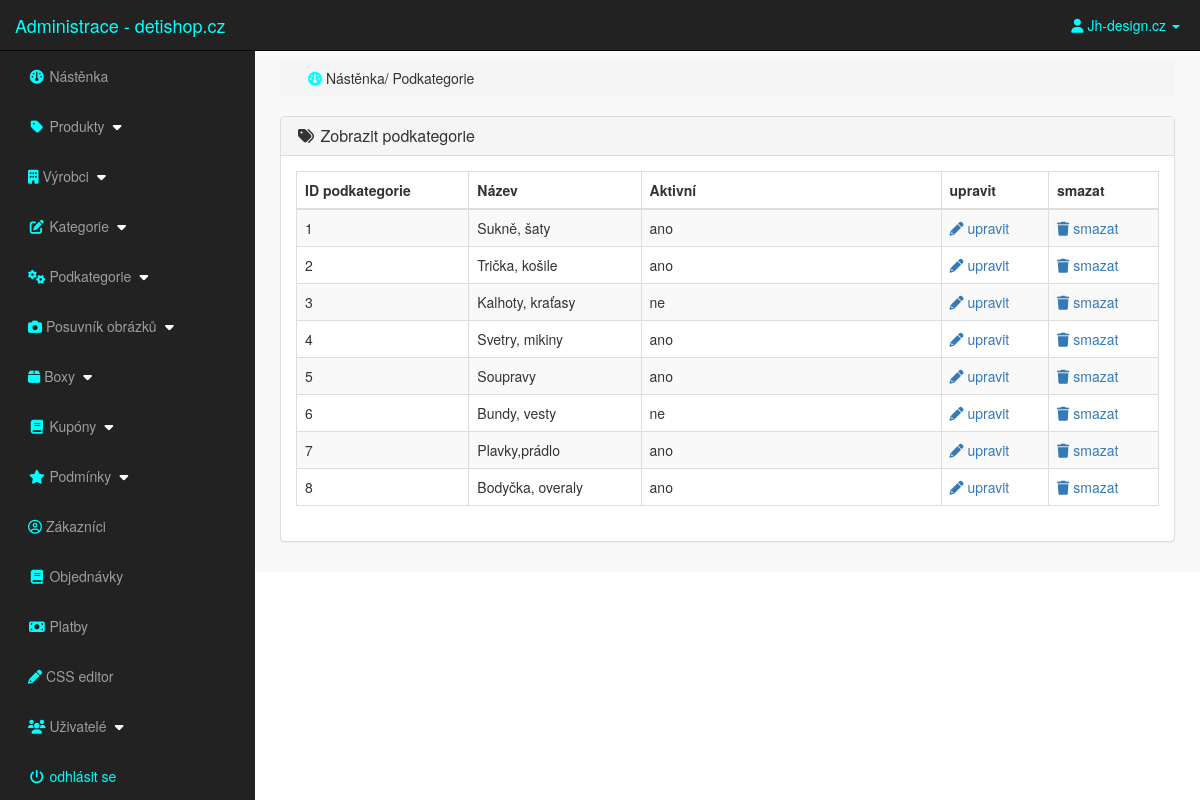
/admin_area/index.php?view_p_cats (signed in), run on the app's committed database.
### tables this page shows
CREATE TABLE `product_categories` (
  `p_cat_id` int(10) NOT NULL,
  `p_cat_title` text NOT NULL,
  `p_cat_top` text NOT NULL,
  `p_cat_image` text NOT NULL
);

### admin_area/view_p_cats.php (the view)
<?php
    if(!isset($_SESSION['admin_email'])){
        echo "<script>window.open('login.php','_self')</script>";
    }else{
?>
<div class="row">
    <div class="col-lg-12">
        <ol class="breadcrumb">
            <li>
                <i class="fa fa-dashboard"></i> Nástěnka/ Podkategorie
            </li>
        </ol>
    </div>
</div>
<div class="row">
    <div class="col-lg-12">
        <div class="panel panel-default">
            <div class="panel-heading">
                <h3 class="panel-title">
                    <i class="fa fa-tags fa-fw"></i> Zobrazit podkategorie
                </h3>
            </div>
            <div class="panel-body">
                <div class="table-responsive">
                    <table class="table table-hover table-striped table-bordered">
                        <thead>
                            <tr>
                                <th> ID podkategorie </th>
                                <th> Název </th>
                                <th> Aktivní </th>
                                <th> upravit </th>
                                <th> smazat </th>
                            </tr>
                        </thead>
                        <tbody>
                            <?php
                                $i=0;
                                $get_p_cats = "select * from product_categories";
                                $run_p_cats = mysqli_query($con,$get_p_cats);
                                while($row_p_cats=mysqli_fetch_array($run_p_cats)){
                                    $p_cat_id = $row_p_cats['p_cat_id'];
                                    $p_cat_title = $row_p_cats['p_cat_title'];
                                    $p_cat_top = $row_p_cats['p_cat_top'];
                                    $i++;
                            ?>
                            <tr>
                                <td> <?php echo $i; ?> </td>
                                <td> <?php echo $p_cat_title; ?> </td>
                                <td width="300"> <?php echo $p_cat_top; ?> </td>
                                <td>
                                    <a href="index.php?edit_p_cat= <?php echo $p_cat_id; ?> ">
                                        <i class="fa fa-pencil"></i> upravit
                                    </a>
                                </td>
                                <td>
                                    <a href="index.php?delete_p_cat= <?php echo $p_cat_id; ?> ">
                                        <i class="fa fa-trash"></i> smazat
                                    </a>
                                </td>
                            </tr>
                            <?php } ?>
                        </tbody>
                    </table>
                </div>
            </div>
        </div>
    </div>
</div>
<?php } ?>

### admin_area/includes/sidebar.php (shortened to what this page needs)
<?php include "includes/header.php";
?>
<?php
if(!isset($_SESSION['admin_email'])){
    echo "<script>window.open('login.php','_self')</script>";
} else {
?>
<nav class="navbar navbar-inverse navbar-fixed-top">
    <div class="navbar-header">
        <a href="index.php?dashboard" class="navbar-brand" style="color:aqua;"> Administrace - detishop.cz</a>
    </div>
    <ul class="nav navbar-right top-nav">
        <li class="dropdown">
            <a href="#" class="dropdown-toggle" data-toggle="dropdown"style="color:aqua;margin-right:20px;">
                <i class="fa fa-user"></i> <?php echo $admin_name;?> <b class="caret"></b>
            </a>
        </li>
    </ul>
    <div class="collapse navbar-collapse navbar-ex1-collapse">
        <ul class="nav navbar-nav side-nav">
            <li>
                <a href="index.php?dashboard">
                    <i class="fa fa-fw fa-dashboard"></i> Nástěnka
                </a>
            </li>
            <li>
                <a href="#" data-toggle="collapse" data-target="#products">
                    <i class="fa fa-fw fa-tag"></i> Produkty
                    <i class="fa fa-fw fa-caret-down"></i>
                </a>
            </li>
            <li>
                <a href="#" data-toggle="collapse" data-target="#manufacturer">
                        <i class="fas fa-building"></i> Výrobci
                        <i class="fa fa-fw fa-caret-down"></i>
                </a>
            </li>
            <li>
                <a href="#" data-toggle="collapse" data-target="#cat">
                    <i class="fa fa-fw fa-edit"></i> Kategorie
                    <i class="fa fa-fw fa-caret-down"></i>
                </a>
            </li>
            <li>
                <a href="#" data-toggle="collapse" data-target="#p_cat">
                    <i class="fas fa-cogs"></i> Podkategorie
                    <i class="fa fa-fw fa-caret-down"></i>
                </a>
            </li>
            <li>
                <a href="#" data-toggle="collapse" data-target="#slides">
                    <i class="fas fa-camera"></i> Posuvník obrázků
                    <i class="fa fa-fw fa-caret-down"></i>
                </a>
            </li>
                <li>
                <a href="#" data-toggle="collapse" data-target="#boxes">
                        <i class="fas fa-box"></i> Boxy
                        <i class="fa fa-fw fa-caret-down"></i>
                </a>
            </li>
            <li>
                <a href="#" data-toggle="collapse" data-target="#coupon">
                        <i class="fa fa-fw fa-book"></i> Kupóny
                        <i class="fa fa-fw fa-caret-down"></i>
                </a>
            </li>
            <li>
                <a href="#" data-toggle="collapse" data-target="#terms">
                        <i class="fa fa-fw fa-star"></i> Podmínky
                        <i class="fa fa-fw fa-caret-down"></i>
                </a>
            </li>
            <li>
                    <a href="index.php?view_customers">
                    <i class="far fa-user-circle"></i> Zákazníci
                </a>
            </li>
            <li>
                <a href="index.php?view_orders">
                    <i class="fa fa-fw fa-book"></i> Objednávky
                </a>
            </li>
            <li>
                <a href="index.php?view_payments">
                    <i class="fa fa-fw fa-money"></i> Platby
                </a>
            </li>
            <li>
                    <a href="index.php?edit_css">
                    <i class="fas fa-pencil-alt"></i> CSS editor
                </a>
            </li>
            <li>
                <a href="#" data-toggle="collapse" data-target="#users">
                        <i class="fa fa-fw fa-users"></i> Uživatelé
                        <i class="fa fa-fw fa-caret-down"></i>
                </a>
            </li>
            <li>
                <a href="logout.php" style="color:aqua;">
                    <i class="fa fa-fw fa-power-off"></i> odhlásit se
                </a>
            </li>
        </ul>
    </div>
</nav>
<?php } ?>

### admin_area/css/style.css (style rules this page uses)
body { margin-top: 100px; }
@media (min-width: 768px) { body { margin-top: 50px; } }
.top-nav>li { float: left; display: inline-block; }
.top-nav>li>a { color: #999999; line-height: 20px; padding-top: 15px; padding-bottom: 15px; }
@media (min-width: 768px) { .side-nav { position: fixed; top: 51px; bottom: 0; width: 255px; overflow-y: auto; overflow-x: hidden; background-color: #222222; padding-bottom: 40px; border-radius: 0; } }
@media (min-width: 768px) { .side-nav>li>a { width: 255px; } }
.panel-body { border-radius: 5px; }
.fa-dashboard, .fa-tag, .fa-building, .fa-edit, .fa-cogs, .fa-camera, .fa-box, .fa-book, .fa-star, .fa-user-circle, .fa-book, .fa-money, .fa-pencil-alt, .fa-users, .fa-power-off { color:aqua; margin-left:13px; }
.fa-caret-down { color: white; }

### data on the page
product_categories: p_cat_title "Sukně, šaty", p_cat_top "ano"
product_categories: p_cat_title "Trička, košile", p_cat_top "ano"
product_categories: p_cat_title "Kalhoty, kraťasy", p_cat_top "ne"
product_categories: p_cat_title "Svetry, mikiny", p_cat_top "ano"
product_categories: p_cat_title "Soupravy", p_cat_top "ano"
product_categories: p_cat_title "Bundy, vesty", p_cat_top "ne"
product_categories: p_cat_title "Plavky,prádlo", p_cat_top "ano"
product_categories: p_cat_title "Bodyčka, overaly", p_cat_top "ano"

### other printed values
$admin_name "Jh-design.cz"
